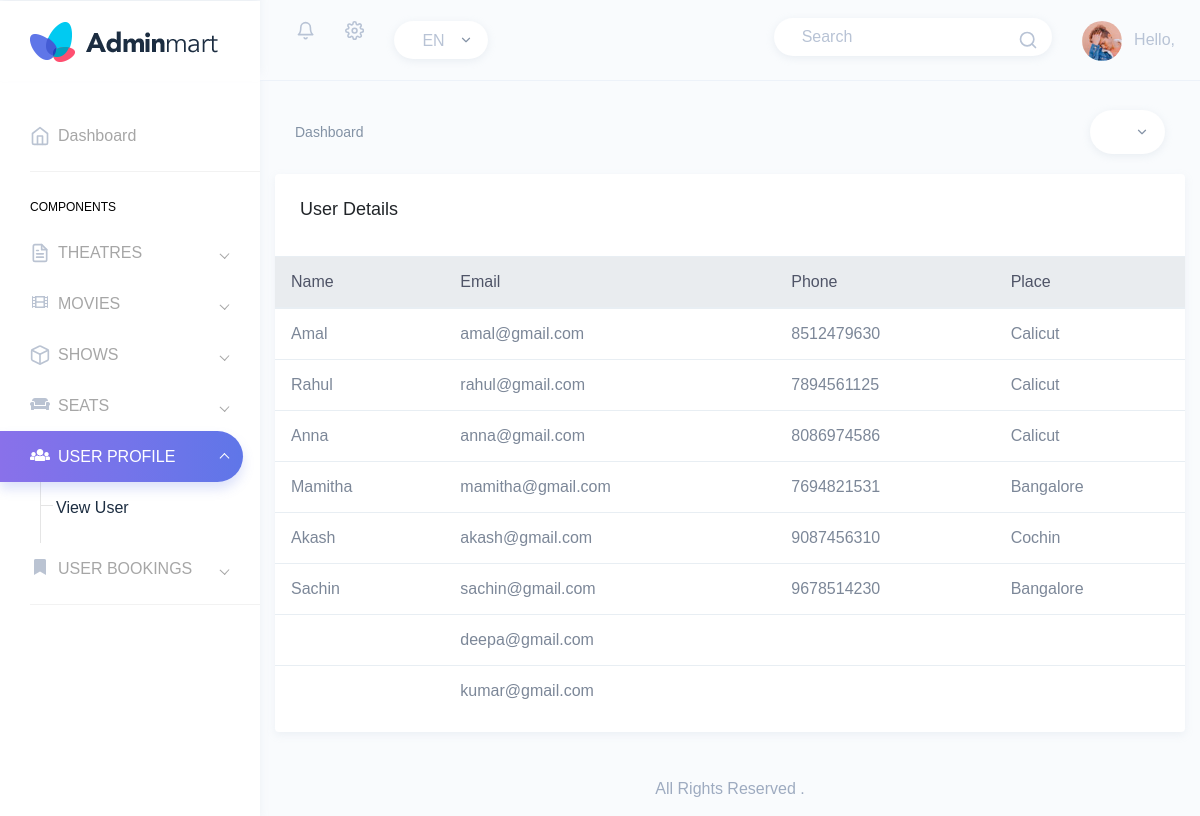
/Backend/display_user/, run on the app's committed database.
### Frontend/models.py (models this page shows)
class UserProfile(models.Model):
    user = models.ForeignKey(settings.AUTH_USER_MODEL,on_delete=models.CASCADE,related_name='user_profile')
    name = models.CharField(max_length=100)
    phone = models.CharField(max_length=15)
    email = models.EmailField(max_length=100)
    place = models.CharField(max_length=100)
    profile_picture = models.ImageField(upload_to="profile",null=True,blank=True)

### Backend/views.py (the view)
# urls.py: path('display_user/',views.display_user,name="display_user"),
def display_user(request):
    user = UserProfile.objects.all()
    return render(request,"View_User.html",{"user":user})

### Backend/templates/View_User.html (shortened to what this page needs)
{% extends 'index.html' %}
{% block content %}
<html lang="en">
<head>
</head>
<body>
<div class="col-12" style="margin-top:20px;">
                        <div class="card">
                            <div class="card-body">
                                <h4 class="card-title">User Details</h4>
                            </div>
                            <div class="table-responsive">
                                <table class="table">
                                    <thead class="thead-light">
                                        <tr>
                                            <th scope="col">Name</th>
                                            <th scope="col">Email</th>
                                            <th scope="col">Phone</th>
                                            <th scope="col">Place</th>
                                        </tr>
                                    </thead>
                                    <tbody>
                                    {% for i in user %}
                                    <tr>
                                        <td>{{i.name}}</td>
                                        <td>{{i.email}}</td>
                                        <td>{{i.phone}}</td>
                                        <td>{{i.place}}</td>
                                    </tr>
                                    {% endfor %}
                                    </tbody>
                                </table>
                            </div>
                        </div>
                    </div>
</body>
</html>
{% endblock %}

### data on the page
UserProfile: name "Amal", email "amal@gmail.com", phone "8512479630", place "Calicut"
UserProfile: name "Rahul", email "rahul@gmail.com", phone "7894561125", place "Calicut"
UserProfile: name "Anna", email "anna@gmail.com", phone "8086974586", place "Calicut"
UserProfile: name "Mamitha", email "mamitha@gmail.com", phone "7694821531", place "Bangalore"
UserProfile: name "Akash", email "akash@gmail.com", phone "9087456310", place "Cochin"
UserProfile: name "Sachin", email "sachin@gmail.com", phone "9678514230", place "Bangalore"
UserProfile: email "deepa@gmail.com"
UserProfile: email "kumar@gmail.com"
